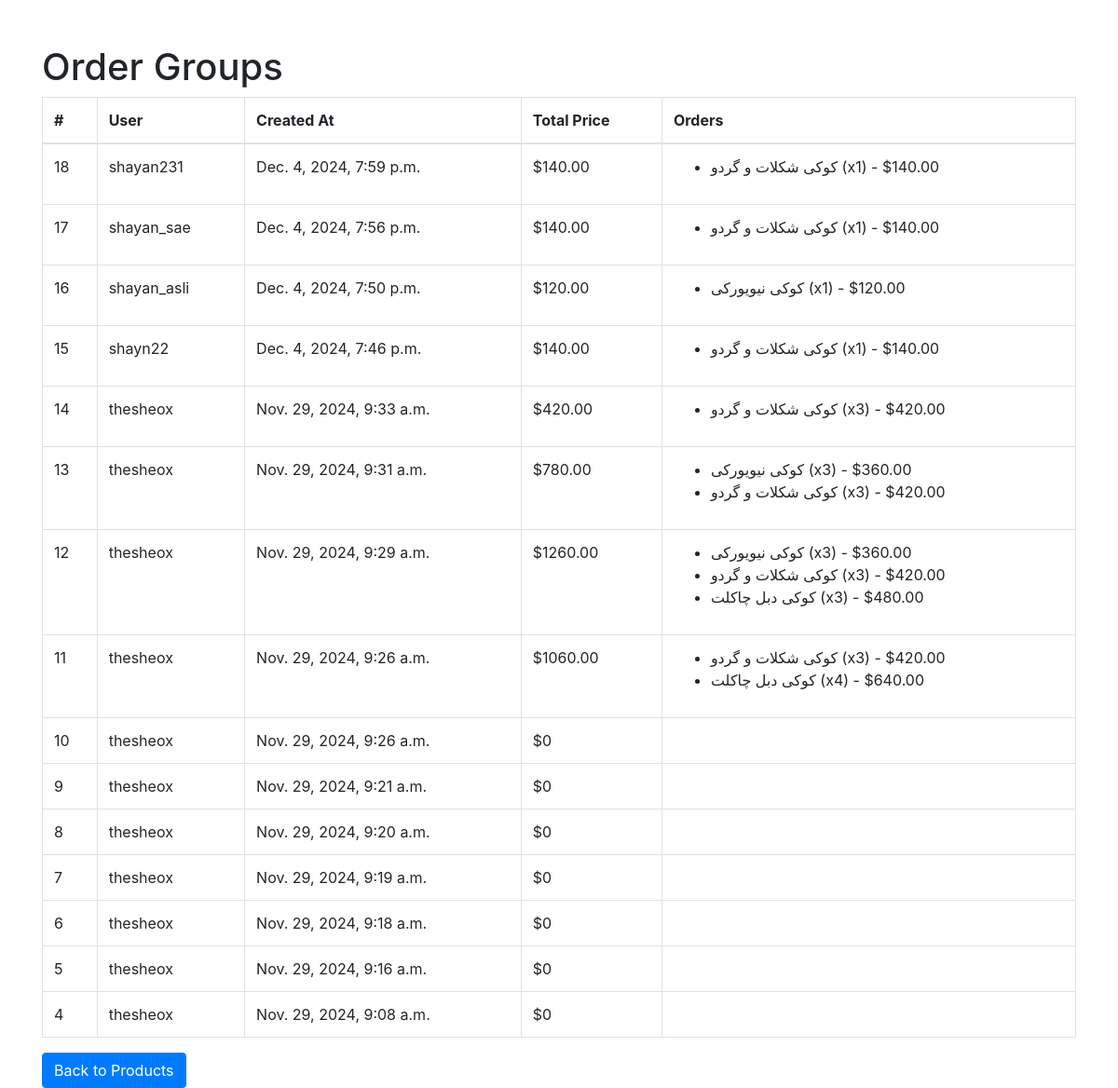
The app's page /order-groups/ with its own data.
### shop/models.py (models this page shows, shortened)
class OrderGroup(models.Model):
    user = models.ForeignKey(User, on_delete=models.CASCADE)
    created_at = models.DateTimeField(auto_now_add=True)
    @property
    def total_price(self):
        return sum(order.total_price for order in self.orders.all())  # 'orders' is the related_name of Order model

class Order(models.Model):
    order_group = models.ForeignKey(OrderGroup, related_name='orders', on_delete=models.CASCADE,null=True,blank=True)
    product = models.ForeignKey(Product, on_delete=models.CASCADE,null=True)
    quantity = models.PositiveIntegerField(null=True)
    total_price = models.DecimalField(max_digits=10, decimal_places=2)

class Product(models.Model):
    name = models.CharField(max_length=100)
    price = models.PositiveIntegerField()
    quantity = models.PositiveIntegerField()
    image = models.ImageField(upload_to='images', null=True, blank=True)  # Image field added

### shop/views.py (the view)
# urls.py: path('order-groups/', views.order_group_list, name='order_group_list'),  # List order groups
def order_group_list(request):
    order_groups = OrderGroup.objects.all().order_by('-created_at')  # Order by newest first
    return render(request, 'shop/order_group_list.html', {'order_groups': order_groups})

### shop/templates/shop/order_group_list.html (shortened to what this page needs)
<!DOCTYPE html>
<html>
<head>
    <link rel="stylesheet" href="https://stackpath.bootstrapcdn.com/bootstrap/4.5.2/css/bootstrap.min.css">
</head>
<body>
    <div class="container mt-5">
        <h1>Order Groups</h1>
        <table class="table table-bordered">
            <thead>
                <tr>
                    <th>#</th>
                    <th>User</th>
                    <th>Created At</th>
                    <th>Total Price</th>
                    <th>Orders</th>
                </tr>
            </thead>
            <tbody>
                {% for order_group in order_groups %}
                <tr>
                    <td>{{ order_group.id }}</td>
                    <td>{{ order_group.user.username }}</td>
                    <td>{{ order_group.created_at }}</td>
                    <td>${{ order_group.total_price }}</td>
                    <td>
                        <ul>
                            {% for order in order_group.orders.all %}
                            <li>
                                {{ order.product.name }} (x{{ order.quantity }}) - ${{ order.total_price }}
                            </li>
                            {% endfor %}
                        </ul>
                    </td>
                </tr>
                {% empty %}
                <tr>
                    <td colspan="5" class="text-center">No Order Groups Found</td>
                </tr>
                {% endfor %}
            </tbody>
        </table>
        <a href="{% url 'product_list' %}" class="btn btn-primary">Back to Products</a>
    </div>
</body>
</html>

### records on screen
OrderGroup: id "18", user.username "shayan231", created_at "Dec. 4, 2024, 7:59 p.m.", total_price "140.00"
Order: product.name "کوکی شکلات و گردو", quantity "1", total_price "140.00"
OrderGroup: id "17", user.username "shayan_sae", created_at "Dec. 4, 2024, 7:56 p.m.", total_price "140.00"
Order: product.name "کوکی شکلات و گردو", quantity "1", total_price "140.00"
OrderGroup: id "16", user.username "shayan_asli", created_at "Dec. 4, 2024, 7:50 p.m.", total_price "120.00"
Order: product.name "کوکی نیویورکی", quantity "1", total_price "120.00"
OrderGroup: id "15", user.username "shayn22", created_at "Dec. 4, 2024, 7:46 p.m.", total_price "140.00"
Order: product.name "کوکی شکلات و گردو", quantity "1", total_price "140.00"
OrderGroup: id "14", user.username "thesheox", created_at "Nov. 29, 2024, 9:33 a.m.", total_price "420.00"
Order: product.name "کوکی شکلات و گردو", quantity "3", total_price "420.00"
OrderGroup: id "13", user.username "thesheox", created_at "Nov. 29, 2024, 9:31 a.m.", total_price "780.00"
Order: product.name "کوکی نیویورکی", quantity "3", total_price "360.00"
Order: product.name "کوکی شکلات و گردو", quantity "3", total_price "420.00"
OrderGroup: id "12", user.username "thesheox", created_at "Nov. 29, 2024, 9:29 a.m.", total_price "1260.00"
Order: product.name "کوکی نیویورکی", quantity "3", total_price "360.00"
Order: product.name "کوکی شکلات و گردو", quantity "3", total_price "420.00"
Order: product.name "کوکی دبل چاکلت", quantity "3", total_price "480.00"
OrderGroup: id "11", user.username "thesheox", created_at "Nov. 29, 2024, 9:26 a.m.", total_price "1060.00"
Order: product.name "کوکی شکلات و گردو", quantity "3", total_price "420.00"
Order: product.name "کوکی دبل چاکلت", quantity "4", total_price "640.00"
OrderGroup: id "10", user.username "thesheox", created_at "Nov. 29, 2024, 9:26 a.m.", total_price "0"
OrderGroup: id "9", user.username "thesheox", created_at "Nov. 29, 2024, 9:21 a.m.", total_price "0"
OrderGroup: id "8", user.username "thesheox", created_at "Nov. 29, 2024, 9:20 a.m.", total_price "0"
OrderGroup: id "7", user.username "thesheox", created_at "Nov. 29, 2024, 9:19 a.m.", total_price "0"
OrderGroup: id "6", user.username "thesheox", created_at "Nov. 29, 2024, 9:18 a.m.", total_price "0"
OrderGroup: id "5", user.username "thesheox", created_at "Nov. 29, 2024, 9:16 a.m.", total_price "0"
OrderGroup: id "4", user.username "thesheox", created_at "Nov. 29, 2024, 9:08 a.m.", total_price "0"
